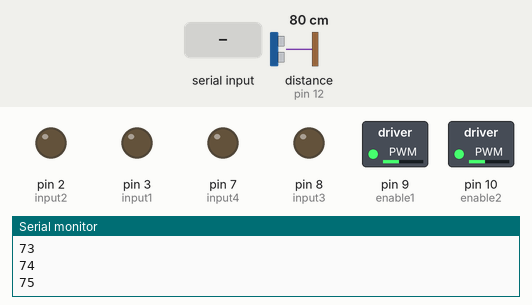
A sketch run on a simulated Arduino Uno, built with avr-gcc and run on an emulated ATmega328P. Parts: switched loads named in the sketch (green lamp = pin HIGH), output pins drawn as LEDs (lit = HIGH), the last lines printed to the serial monitor. Wiring (inferred from the names in the program): ultrasonic range finder: trigger pin 11; echo pin 12. The inputs (shaded band) are chosen by the test bench; at power-on: distance to the obstacle (sensor on pin 12) 80 cm. The echo pulse lasts 58.3 µs per cm; pins used as bus, display or sensor lines are not drawn.

Above: at 1.2 s.
1.3 s: "f" received over the second serial link
At 2.5 s:
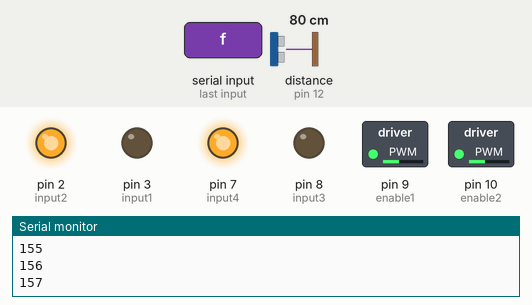
2.8 s: "b" received over the second serial link
At 3.5 s:
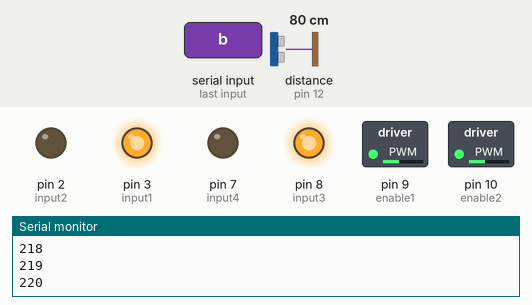
4.3 s: "r" received over the second serial link
At 4.6 s:
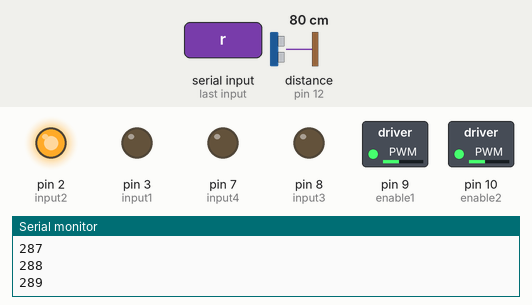
5.8 s: "l" received over the second serial link
At 6.9 s:
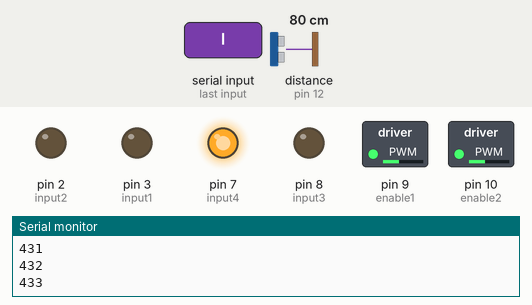
7.3 s: "s" received over the second serial link
At 7.9 s:
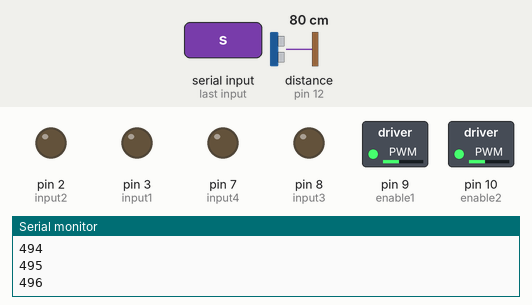
Timing chart, 0 to 9.8 s (numbered marks = the images above; inputs shaded):
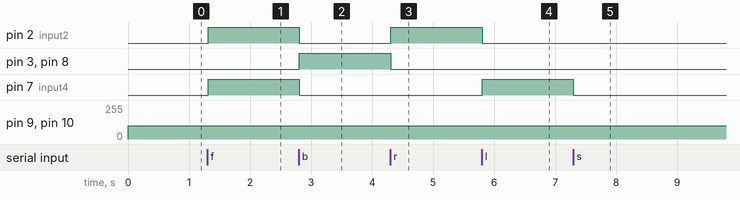

The sketch:

BluetoothCounterModtag.ino
```cpp
#include <SoftwareSerial.h>
const int bluetoothTx = 4;
const int bluetoothRx = 5;
const int triggerPin = 11;
const int echoPin = 12;
const int enable1 = 9;
const int enable2 = 10;
const int input1 = 3;
const int input2 = 2;
const int input3 = 8;
const int input4 = 7;
bool forwardActive = false;

//Alle pins angives som variabler, så de er nemmere at arbejde med.
//forwardActive bruges senere til at se, om en funktion er aktiv.
//SoftwareSerial-library skal bruges til bluetoothmodulet.

SoftwareSerial bluetooth(bluetoothTx, bluetoothRx);
char msg;
unsigned long int counter = 0;
//der laves en char, som er beskeden bluetoothmodulet modtager.
//Der bruges en unsigned long integer til en tæller. Det er for at maksimere tiden, robotten kan bruges inden variablen indeholder for stort et tal.

void setup(){
  pinMode(triggerPin,OUTPUT);
  pinMode(echoPin,INPUT);//Denne modtager ultralydspulsen
  pinMode(enable1,OUTPUT);//Denne udsender ultralydspulsen
  pinMode(enable2,OUTPUT);
  pinMode(input1,OUTPUT);
  pinMode(input2,OUTPUT);
  pinMode(input3,OUTPUT);
  pinMode(input4,OUTPUT);

  Serial.begin(9600);
  bluetooth.begin(115200);//standard bluetooth mate

  //Alle pins bliver sat til output eller input og bluetoothmodulet kan begynde at modtage beskeder.

}
int Speed = 100;//standardhastigheden
void loop(){

  analogWrite(enable1,Speed);
  analogWrite(enable2,Speed);

  //begge enable-pins bruges til at justere hastighed med.

  long duration, cm;
  digitalWrite(triggerPin,LOW);
  delayMicroseconds(2);
  digitalWrite(triggerPin,HIGH);
  delayMicroseconds(10);
  digitalWrite(triggerPin,LOW);
  duration = pulseIn(echoPin,HIGH);
  //der udsendes først en lille puls til at nulstille sensoren, og bagefter sendes den rigtige puls. Tiden måles.
  cm = microSecondsToCentimeters(duration); // denne funktion konverterer tid til sekunder.
  if(cm > 400) {
    cm = 400;
  }
  if(cm < 30 && forwardActive){
    stopMotors();
    forwardActive = false;
    //hvis der er mindre end 30 cm til et objekt og forward-funktionen er tændt, skal motorerne stoppes, så robotten ikke kører ind i noget. Bagefter nulstilles forwardActive, så man stadig kan bruge de andre funktioner.
  }

  bluetooth.listen();
  modtagFraBluetooth();
  Serial.println(counter);
  bluetooth.println(counter);
  counter++;

  delay(10);

  //Bluetoothmodulet modtager en besked og udsender en besked. Der ventes i 10 millisekunder og hele loopet kører igen.

}

long microSecondsToCentimeters(long microseconds) {
    return microseconds / 58;
    //funktionen, der konverterer mikrosekunder til cm.
}

void modtagFraBluetooth(){
  char msg;
  if(bluetooth.available()){
    msg= (char)bluetooth.read();
    if(msg=='f') {
      forward();
    }
    else if(msg =='b'){
      back();
    }

    else if (msg =='r') {
      right();
    }

    else if (msg =='l') {
      left();
    }

    else if (msg =='s') {
      stopMotors();
    }

    else if (msg=='i') {
      incSpeed();
    }
    else if (msg=='d') {
      decSpeed();
    }

    bluetooth.print(msg); //returner det modtagne
    //Hele denne funktion består af If-statements, der aktiverer andre funktioner hvis den får en bestemt besked.
  }
}

void incSpeed() {
  Speed += 25;
  if(Speed > 250) {
    Speed = 250;
  }
}//En funktion til at forøge hastigheden. Kan ikke bliver større en 250.

void decSpeed() {
  Speed -= 25;
  if(Speed < 100) {
    Speed = 100;
  }//En funktion til at formindske hastigheden. Kan ikke blive mindre end 100.

}

void forward(){
  forwardActive = true;

  digitalWrite(input1,LOW);
  digitalWrite(input2,HIGH);
  digitalWrite(input3,LOW);
  digitalWrite(input4,HIGH);

}//forward-funktionen. Den sætter forwardActive til at være true, så koden ved, hvornår forward-funktionen er tændt, og kan slukke for motorerne, hvis den forsøger at køre fremad mens der er noget i vejen.

void back() {
  digitalWrite(input1,HIGH);
  digitalWrite(input2,LOW);
  digitalWrite(input3,HIGH);
  digitalWrite(input4,LOW);

}//robotten kører tilbage

void left() {
  digitalWrite(input1,LOW);
  digitalWrite(input2,LOW);
  digitalWrite(input3,LOW);
  digitalWrite(input4,HIGH);

}//robotten drejer til venstre

void right() {
  digitalWrite(input1,LOW);
  digitalWrite(input2,HIGH);
  digitalWrite(input3,LOW);
  digitalWrite(input4,LOW);

}//robotten drejer til højre

void stopMotors() {
  digitalWrite(input1,LOW);
  digitalWrite(input2,LOW);
  digitalWrite(input3,LOW);
  digitalWrite(input4,LOW);

}//motorerne stopper
```

Measured:
- after the input at 1.3 s, pin 2 (input2), pin 7 (input4): LOW → HIGH at once
- after the input at 2.8 s, pin 2 (input2), pin 7 (input4): HIGH → LOW at once; pin 3 (input1), pin 8 (input3): LOW → HIGH at once
- after the input at 4.3 s, pin 2 (input2): LOW → HIGH at once; pin 3 (input1), pin 8 (input3): HIGH → LOW at once
- after the input at 5.8 s, pin 2 (input2): HIGH → LOW at once; pin 7 (input4): LOW → HIGH at once
- after the input at 7.3 s, pin 7 (input4): HIGH → LOW at once
